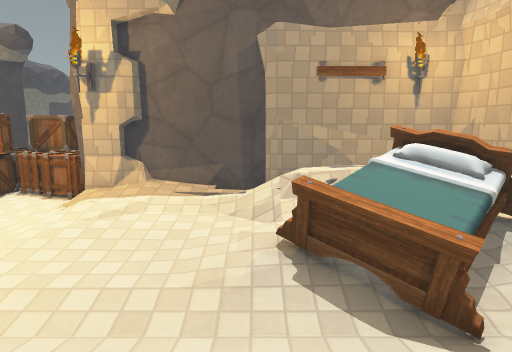
View 1 (above)

13 first-person views from a walk through a 3-D level made in the Godot game engine. The camera is 1.4 m above the floor, tilts 8° down and sees 75° across. The floor is counted in squares, 0.5 m on a side. Each view is taken from the middle of a square. On the plan, view 1 faces up. The plan holds only what a view shows up to about 20 squares ahead; the rest is blank. The place goes on beyond the plan. Door leaves are left out where a doorway can be walked through. Some surface patterns are stand-ins.

View 2
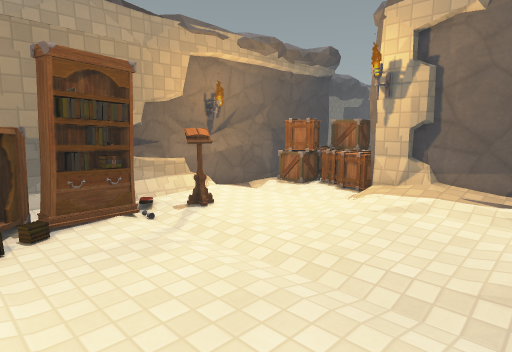

View 3
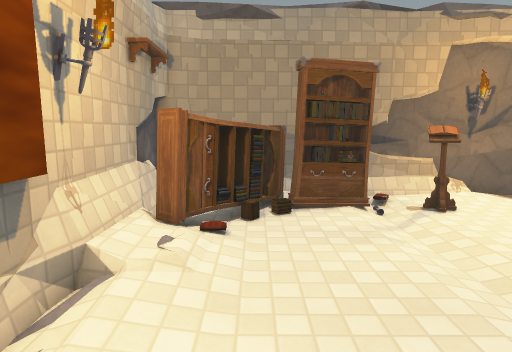

View 4
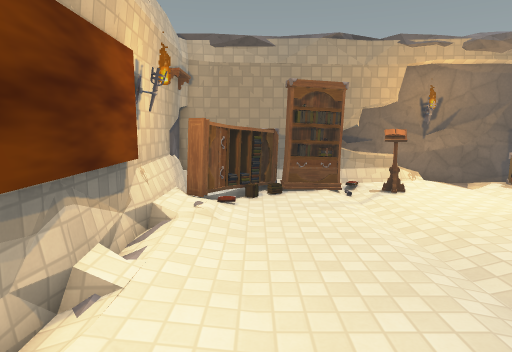

View 5
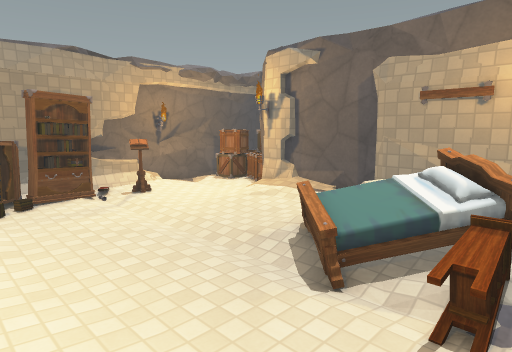

View 6
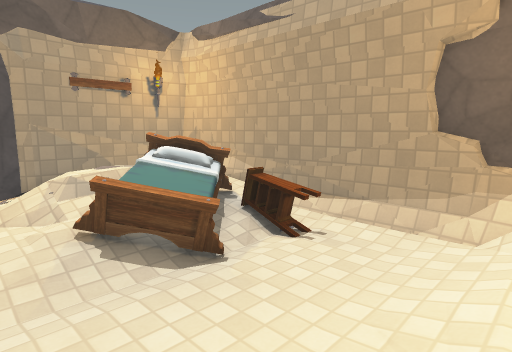

View 7
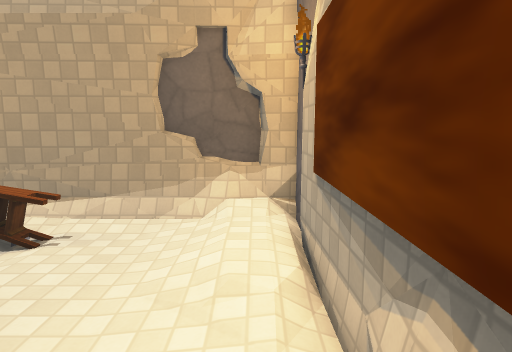

View 8
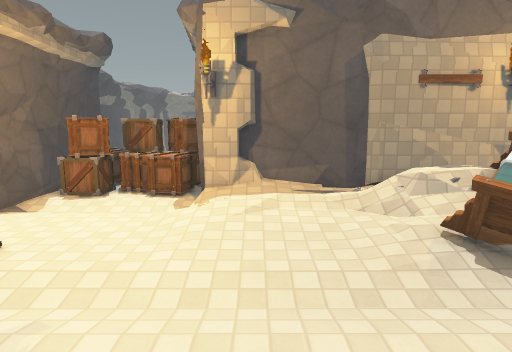

View 9
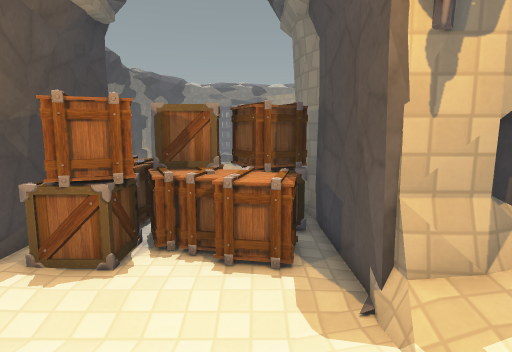

View 10
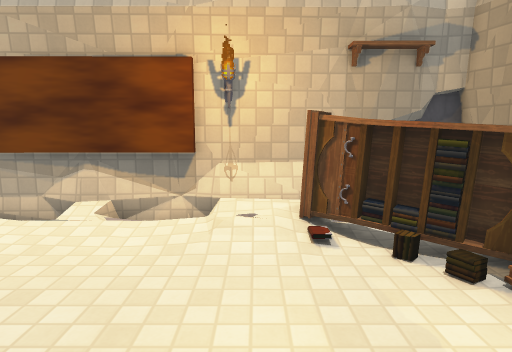

View 11
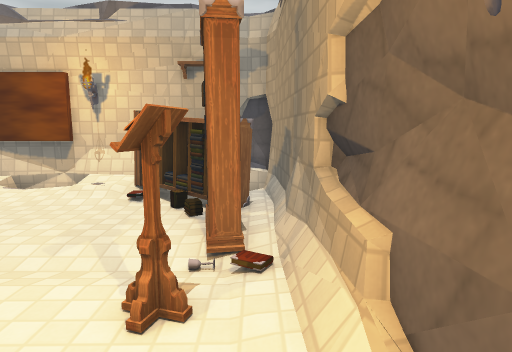

View 12
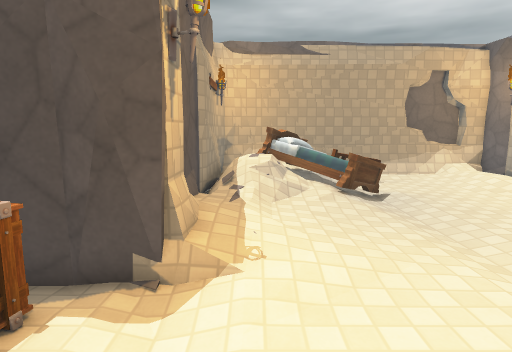

View 13
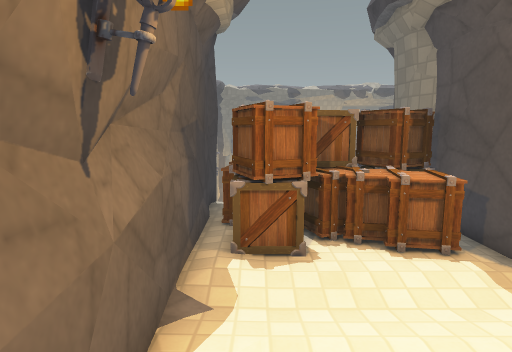

### Floor plan
Key: @ floor where view 1 was taken; # wall or solid block; . main floor; : floor 0.25 m higher than the main floor; + floor 0.5 m higher than the main floor; * floor 0.75 m higher than the main floor; % floor 1 m higher than the main floor; / step, stairs or slope; = window, fence, low wall or low ledge; C crate; T torch; B books; K bookshelf; O other object.
Columns run from 14 left of view 1 to 8 right of it. Each row starts with its distance up from view 1.
 16  CCC CCC#
 15 #CCCCCCC#
 14 #CCCCCCC#
 13 #.CC..C.#
 12 #.......############T
 11 #.......T#++::++*    #
 10 #=......::/::///**=# ##
  9 #T......:::::://**==#=#
  8 #=.......:...:::+%%===#
  7 #=.BB.........::**===##
  6 ##.BO........./=**=OO #
  5 ##/.............==.OO#
  4   KB.............=.OO#
  3  #:B.................#
  2  #.B.................#
  1  #KK/................#
  0  #KKB/........@......##
 -1  #..KKK..........:::::#
 -2  #. .KKK:::....:::::::#
 -3  #.  .#################
 -4  ###########

Where each view was taken, in squares from view 1:
view 1: 0 up, 0 right, facing up
view 2: 1 down, 0 right, facing up-left
view 3: 0 up, 1 right, facing left
view 4: 0 up, 5 right, facing left
view 5: 2 down, 7 right, facing up-left
view 6: 2 down, 2 left, facing up-right
view 7: 2 down, 3 left, facing right
view 8: 1 down, 4 left, facing up
view 9: 7 up, 8 left, facing up
view 10: 7 up, 6 left, facing down
view 11: 11 up, 12 left, facing down
view 12: 10 up, 12 left, facing right
view 13: 6 up, 12 left, facing up
